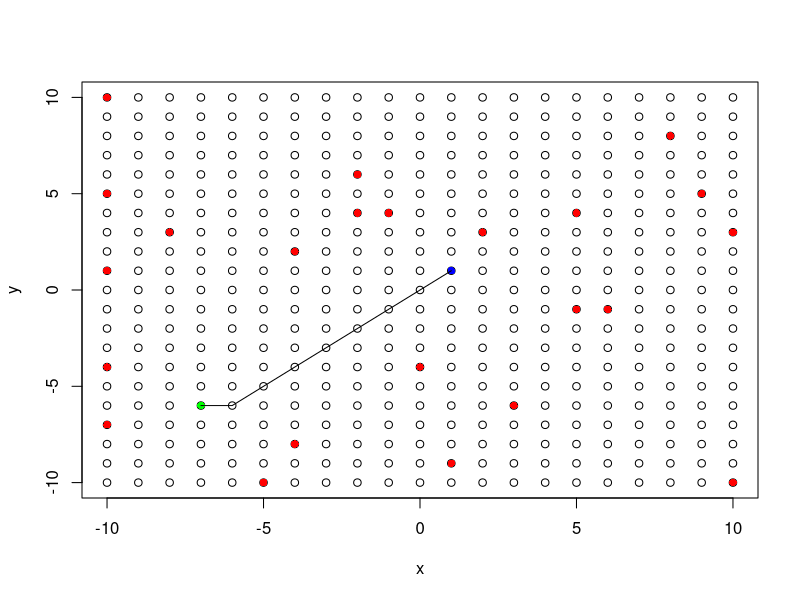

Generate this figure with R:

select_path <- function(target, self){
  # inefficient
  player <- self
  target <- data.frame(x=target$x, y=target$y)
  self <- data.frame(x=self$x, y=self$y)

  dx <- target$x - self$x
  dy <- target$y - self$y
  
  if (abs(dx) > abs(dy)){
    path_x <- self$x:target$x
    path_y <- rep(self$y:target$y, each=abs(dx/(dy)))
    path <- data.frame(x = path_x[1:length(path_y)], y = path_y)
    step_buffer <- sign(target - tail(path,1))
    path <- rbind(path, tail(path,1) + step_buffer)
  }
  
  if (abs(dy) > abs(dx)){
    path_x <- rep(self$x:target$x, each=abs(dy/(dx)))
    path_y <- self$y:target$y
    path <- data.frame(x = path_x, y = path_y[1:length(path_x)])
    step_buffer <- sign(target - tail(path,1))
    path <- rbind(path, tail(path,1)+step_buffer)
  }
  if (dx == 0){
    path_y <- self$y:target$y
    path_x <- rep(self$x, length(path_y))
    path <- data.frame(x = path_x, y = path_y)
  }
  if (dy == 0){
    path_x <- self$x:target$x
    path_y <- rep(self$y, length(path_x))
    path <- data.frame(x = path_x, y = path_y)
  }
  if (abs(dy) == abs(dx)){
    path_x <- self$x:target$x
    path_y <- self$y:target$y
    path<-data.frame(x = path_x, y = path_y)
  }
  
  #hit<-intersect(blocks,path)
  #hit
  return(na.omit(path))
}



baseline <- expand.grid(x = -10:10, y = -10:10)

blocks <- data.frame(x=sample(-10:10,25,replace=TRUE),
                     y=sample(-10:10,25,replace=TRUE))


target <- blocks[sample(1:25,1),]
self <- data.frame(x=1,y=1)


plot(baseline)
points(blocks, col = 'red', pch = 16)
points(target, col = 'green', pch = 16)
points(self, col = 'blue', pch = 16)

lines(select_path(target,self))
select_path(target,self)
